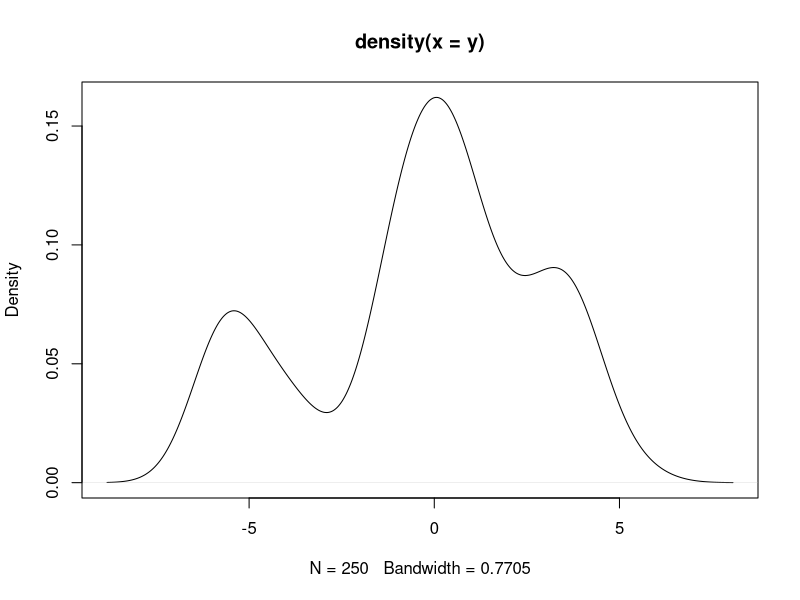

The R script that drew this image: (Note: a time limit stopped this script after it produced the figure.)
y = as.numeric(unlist(read.table("./data.txt")))

#y = c(rnorm(20, -5, 1), rnorm(40, 15, 1))
n = length(y)

plot(density(y))

### Inverse gamma functions
# Mean = rate / (shape - 1)
# What I'm calling rate for the inverse gamma, Wikipedia calls scale
dinvgamma = function(x, shape, rate, log = FALSE){
    if (log)
        return (shape * log(rate) - lgamma(shape) - (shape + 1) * log(x) - rate / x)
    return (rate^shape / gamma(shape) * x^(-shape-1) * exp(-rate / x))
    }
rinvgamma = function(n, shape, rate)
    1/rgamma(n, shape = shape, rate = rate)

### Other functions
#calc.q0 = function(x, mu, tau2, phi){
#    sig = phi*tau2 / (phi + tau2)
##   sqrt(sig/(2*pi*phi*tau2)) * exp(mu^2*phi*(1-phi) - 2*mu*phi*x*tau2 + x^2*tau2*(1-tau2))
#    exp(1/2 * (log(sig) - log(2*pi*phi*tau2)) +
#        mu^2*phi*(1-phi) - 2*mu*phi*x*tau2 + x^2*tau2*(1-tau2))
#    }

#x = y[1]
#mu = param.psi[1,1]
#tau2 = param.psi[1,2]
#phi = param.phi[1]



### MCMC
nburn = 10000
nmcmc = 5000

# Parameter objects
param.theta = matrix(0, nburn + nmcmc, n)
param.alpha = double(nburn + nmcmc)
param.psi = matrix(0, nburn + nmcmc, 2) # [,1] is mu, [,2] is tau^2
param.phi = double(nburn + nmcmc)

# Priors
prior.phi.a   = 3  # Inverse Gamma (shape)
prior.phi.b   = 20 # Inverse Gamma (rate)
prior.alpha.a = 1  # Gamma (shape)           alpha controls n.star (discreteness of G)
prior.alpha.b = 1  # Gamma (rate)
prior.mu.mean = 0  # Normal (mean)
prior.mu.var  = 3  # Normal (variance)
prior.tau2.a  = 3  # Inverse Gamma (shape)
prior.tau2.b  = 20 # Inverse Gamma (rate)

# Initial values
param.theta[1,] = y
param.phi[1] = rinvgamma(1, prior.phi.a, prior.phi.b)
param.alpha[1] = rgamma(1, prior.alpha.a, prior.alpha.b)
param.psi[1,] = c(rnorm(1, prior.mu.mean, sqrt(prior.mu.var)),
    rinvgamma(1, prior.tau2.a, prior.tau2.b))

# Iterations
for (iter in 2:(nburn + nmcmc)){
    cat("\r", iter, "/", nburn + nmcmc)

    # Current parameters (used for convenience)
    c.theta = param.theta[iter-1,]
    c.alpha = param.alpha[iter-1]
    c.mu = param.psi[iter-1,1]
    c.tau2 = param.psi[iter-1,2]
    c.phi = param.phi[iter-1]

    # Update thetas
    for (i in 1:n){
        n.j.minus = table(c.theta[-i])
        theta.star.minus = as.numeric(names(n.j.minus))
        n.star.minus = length(theta.star.minus)

#       # mean of h
#       mu.star = (c.mu * c.phi + y[i] * c.tau2) / (c.phi + c.tau2)
#       # variance of h
#       sig.star = c.phi * c.tau2 / (c.phi + c.tau2)

        # q0 here is a normal density (after annoying integration)
        q0 = dnorm(y[i], c.mu, sqrt(c.phi + c.tau2))

        # as is qj, by construction
        qj = dnorm(y[i], theta.star.minus, sqrt(c.phi))


        # Calculate A
        A = c.alpha * q0 / (c.alpha * q0 + sum(n.j.minus * qj))
        
        # Calculate B's
        Bj = n.j.minus * qj / (c.alpha * q0 + sum(n.j.minus * qj))

        # Make the update
        draw = sample(n.star.minus + 1, 1, prob = c(A, Bj))
        if (draw == 1){ # Make a draw from h
            c.theta[i] = rnorm(1, (c.mu*c.phi + y[i]+c.tau2)/(c.phi + c.tau2),
                sqrt(c.phi*c.tau2/(c.phi + c.tau2)))
        } else { # Make a draw from the existing groups
            c.theta[i] = theta.star.minus[draw-1]
            }
        }
    theta.star = as.numeric(names(table(c.theta)))
    n.star = length(theta.star)

    # Update alpha
    # Use an auxiliary variable eta to draw a new alpha
    eta = rbeta(1, c.alpha + 1, n)
    eps = (prior.alpha.a + n.star - 1) /
        (n*(prior.alpha.b - log(eta)) + prior.alpha.a + n.star - 1)
    if (runif(1) < eps){
        c.alpha = rgamma(1, prior.alpha.a + n.star, prior.alpha.b - log(eta))
    } else {
        c.alpha = rgamma(1, prior.alpha.a + n.star - 1, prior.alpha.b - log(eta))
        }

    # Update psi = (mu, tau^2)
    S = sum(theta.star)
    c.mu = rnorm(1, (prior.mu.mean*c.tau2 + prior.mu.var * S) /
        (c.tau2 + prior.mu.var * n.star),
        sqrt(c.tau2 * prior.mu.var / (c.tau2 + prior.mu.var * n.star)))
    c.tau2 = rinvgamma(1, prior.tau2.a + n.star/2,
        prior.tau2.b + 1/2 * sum((theta.star - c.mu)^2))

    # Update phi
    c.phi = rinvgamma(1, prior.phi.a + n/2, prior.phi.b + 1/2 * sum((y - c.theta)^2))

    # Put the c. objects into the regular ones
    param.theta[iter,] = c.theta
    param.alpha[iter] = c.alpha
    param.psi[iter,1] = c.mu
    param.psi[iter,2] = c.tau2
    param.phi[iter] = c.phi

    if (iter == (nburn + nmcmc))
        cat("\n")
    }

par(mfrow = c(4, 2), mar = c(3.1, 2.1, 2.1, 1.1))
for (k in 1:n){
    plot(tail(param.theta[,k], nmcmc), type = 'l')
    plot(density(tail(param.theta[,k], nmcmc)))
    if (k %% 4 == 0)
        readline()
    }

par(mfrow = c(1,1), mar = c(5.1, 4.1, 4.1, 2.1))
clusters = apply(tail(param.theta, nmcmc), 1, function(x) length(unique(x)))
plot(table(clusters) / nmcmc)
table(clusters) / nmcmc

par(mfrow = c(1,2), mar = c(3.1, 2.1, 2.1, 1.1))
plot(tail(param.alpha, nmcmc), type='l')
plot(density(tail(param.alpha, nmcmc)))

plot(tail(param.phi, nmcmc), type='l')
plot(density(tail(param.phi, nmcmc)))

plot(tail(param.psi[,1], nmcmc), type='l')
plot(density(tail(param.psi[,1], nmcmc)))

plot(tail(param.psi[,2], nmcmc), type='l')
plot(density(tail(param.psi[,2], nmcmc)))
